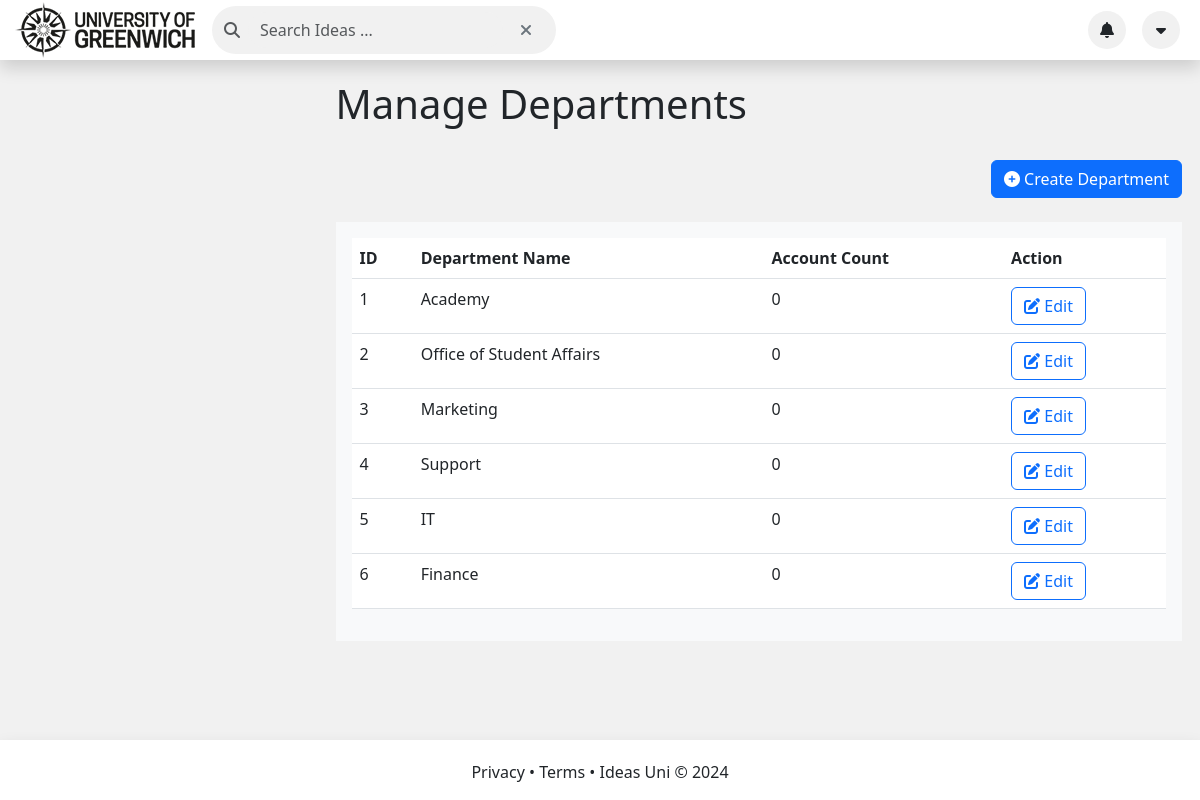
Screenshot of /QAM_Department.php with the database file from the repository.
### tables this page shows
CREATE TABLE Department (
  DepartmentID INT PRIMARY KEY AUTO_INCREMENT,
  DepartmentName VARCHAR(50) NOT NULL
);

### QAM_Department.php (the view, shortened to what this page needs)
<!DOCTYPE html>
<html lang="en">
<head>
    <link rel="stylesheet" href="https://cdnjs.cloudflare.com/ajax/libs/font-awesome/6.3.0/css/all.min.css"
/>
    <link href="https://cdn.jsdelivr.net/npm/bootstrap@5.3.0-alpha1/dist/css/bootstrap.min.css" rel="stylesheet"
>
    <link rel="stylesheet" type="text/css" href="./css/style.css">
</head>
<body class="bg-gray">
<div class="bg-white d-flex align-items-center fixed-top shadow" style="min-height: 60px; z-index: 10;">
    <div class="container-fluid">
        <div class="row align-items-center">
            <div class="col d-flex align-items-center">
                <img class="logoImage" src="./img/logo.png" alt="University of Greenwich">
                <div class="input-group ms-2">
                    <li class="p-1 d-flex">
                        <div class="input-group-text bg-gray border-0 rounded-pill"
                             style="min-height: 40px; min-width: 300px;">
                            <i class="fas fa-search me-2 text-muted"></i>
                            <input type="text" class="form-control rounded-pill border-0 bg-gray"
                                   placeholder="Search Ideas ..." id="searchInput">
                            <button class="btn btn-outline-secondary border-0 rounded-circle" type="button"
                                    id="clearSearch"><i class="fas fa-times"></i></button>
                        </div>
                    </li>
                </div>
            </div>
            <div class="col d-flex align-items-center justify-content-end">
                <div class="rounded-circle p-1 bg-gray d-flex align-items-center justify-content-center mx-2"
                     style="width: 38px; height: 38px" type="button" id="notMenu" data-bs-toggle="dropdown"
                     aria-expanded="false" data-bs-auto-close="outside">
                    <i class="fas fa-bell"></i>
                </div>
                <div class="
                        rounded-circle
                        p-1
                        bg-gray
                        d-flex
                        align-items-center
                        justify-content-center
                        mx-2
                    " style="width: 38px; height: 38px" type="button" id="secondMenu" data-bs-toggle="dropdown"
                     aria-expanded="false" data-bs-auto-close="outside">
                    <i class="fas fa-caret-down"></i>
                </div>
            </div>
        </div>
    </div>
</div>
<div class="container-fluid" style="margin-bottom: 100px;">
    <div class="row justify-content-evenly">
        <div class="col-12">
            <div class="d-flex flex-column justify-content-center mx-auto main-container">
                <h1>Manage Departments</h1>
                <div class="d-flex justify-content-end align-items-center my-4">
                    <button class="btn btn-primary" data-bs-toggle="modal" data-bs-target="#createDepartmentModal">
                        <i class="fas fa-plus-circle"></i> Create Department
                    </button>
                </div>
                <?php include_once("connection.php"); ?>
                <?php $sql = "SELECT * FROM Department";
                $result = mysqli_query($conn, $sql); ?>
                <?php if (mysqli_num_rows($result) > 0) : ?>
                <div class="bg-light p-3">
                    <table class="table">
                        <thead>
                        <tr>
                            <th>ID</th>
                            <th>Department Name</th>
                            <th>Account Count</th>
                            <th>Action</th>
                        </tr>
                        </thead>
                        <?php while ($row = mysqli_fetch_assoc($result)) : ?>
                            <tbody>
                            <tr>
                                <td><?php echo $row['DepartmentID']; ?></td>
                                <td><?php echo $row['DepartmentName']; ?></td>
                                <td>0</td>
                                <td>
                                    <button class="btn btn-outline-primary" data-bs-toggle="modal" id="edit-department"
                                            data-id="<?php echo $row['DepartmentID']; ?>"
                                            data-name="<?php echo $row['DepartmentName']; ?>"
                                            data-toggle="modal"
                                            data-bs-target="#editDepartmentModal"><i class="fas fa-edit"></i> Edit
                                    </button>
                                </td>
                            </tr>
                            </tbody>
                        <?php endwhile; ?>
                    </table>
                    <?php else : ?>
                        <p>No departments found.</p>
                    <?php endif; ?>
                </div>
            </div>
        </div>
    </div>
</div>
<footer class="bg-white d-flex align-items-center fixed-bottom shadow">
    <div class="container">
        <div class="row">
            <div class="col-md-12 text-center" style="margin-top: 20px;">
                <div
                ">
                <p>
                    Privacy &#8226; Terms &#8226; Ideas Uni © 2024
                </p>
            </div>
        </div>
    </div>
    </div>
</footer>
</body>
</html>

### css/style.css (style rules this page uses)
@media (min-width: 62em) { footer { position: fixed; bottom: 0; width: 100%; } }
.d-flex { display: flex; }
.flex-column { flex-direction: column; }
.justify-content-center { justify-content: center; }
.mx-auto { margin-left: auto; margin-right: auto; }
.main-container { padding-top: 80px; max-width: 97vw; overflow-x: hidden; padding-left: 27%; }
.table td, .table th { white-space: nowrap; overflow: hidden; text-overflow: ellipsis; }
.bg-gray { background-color: #f1f1f1; }
.text-center { text-align: center; }
@media (min-width: 390px) { .input-group { display: flex; align-items: center; } }
@media (min-width: 390px) { .input-group button { margin-left: 5px; } }

### rows the page displays
department: DepartmentID "1", DepartmentName "Academy"
department: DepartmentID "2", DepartmentName "Office of Student Affairs"
department: DepartmentID "3", DepartmentName "Marketing"
department: DepartmentID "4", DepartmentName "Support"
department: DepartmentID "5", DepartmentName "IT"
department: DepartmentID "6", DepartmentName "Finance"
